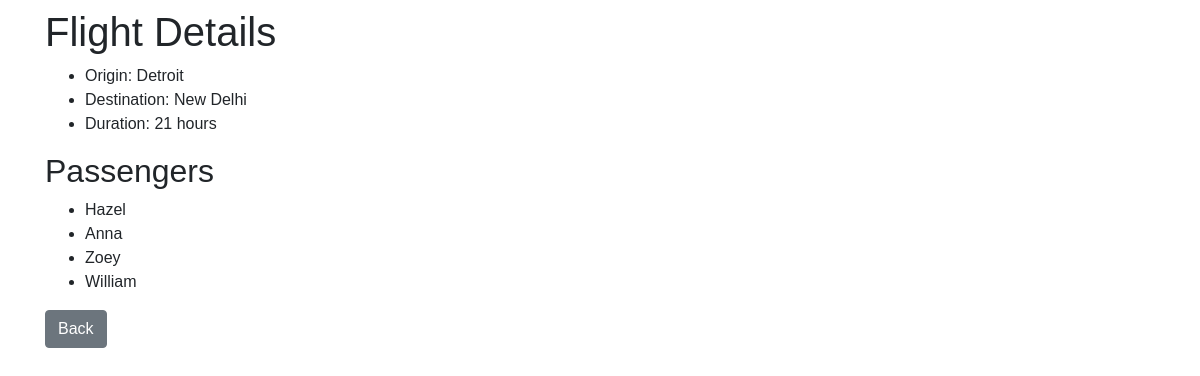
The app's page /flights/3, older data.
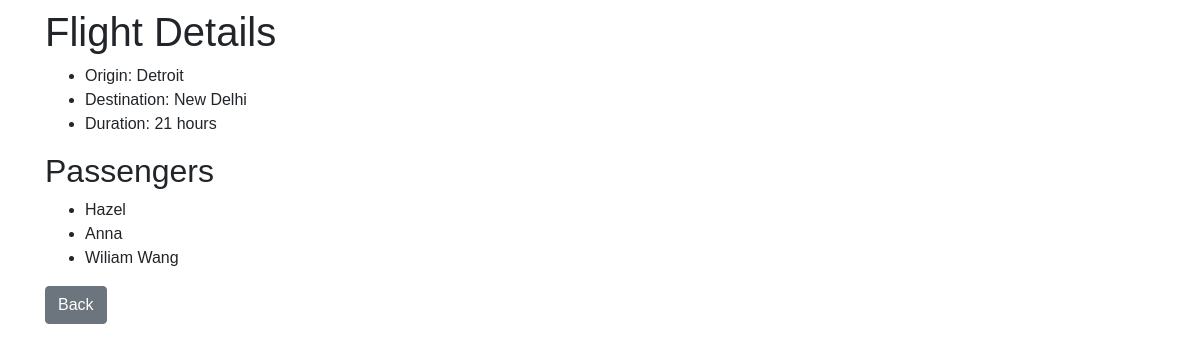
The same page, newer data.
### tables this page shows
CREATE TABLE passengers (
	id INTEGER PRIMARY KEY, 
	name VARCHAR NOT NULL,	
	flight_id INTEGER REFERENCES flights
);

### ChrisAirlines.py (the view)
@app.route("/flights/<int:flight_id>")
def flight(flight_id):
    flight = db.execute("SELECT * FROM flights WHERE id = :id", {"id": flight_id}).fetchone()
    if flight is None:
        return render_template("index8.html", message="No such flight.")
    passengers = db.execute("SELECT name FROM passengers WHERE flight_id = :fi", {"fi": flight_id}).fetchall()
    return render_template("index11.html", flight=flight, passengers=passengers)

### templates/index11.html (shortened to what this page needs)
{% extends "layout.html" %}
{% block body %}
    <h1> Flight Details </h1>
    <ul>
        <li>Origin: {{ flight.origin }}</li>
        <li>Destination: {{flight.destination }}</li>
        <li>Duration: {{flight.duration}} hours</li>
    </ul>
    <h2>Passengers</h2>
    <ul>
        {% for passenger in passengers %}
            <li>{{ passenger.name }}</li>
        {% else %}
            <li>No passengers.</li>
        {% endfor %}
    </ul>
    <form action="{{ url_for('index') }}">
        <div class=form-group">
                <button class="btn btn-secondary">Back</button>
        </div>
    </form>
{% endblock %}

Row changes from the older to the newer data that the page shows:
no longer on this page (row edited): passengers: name "Zoey"
no longer on this page (row edited): passengers: name "William"
added passengers: name "Wiliam Wang"
